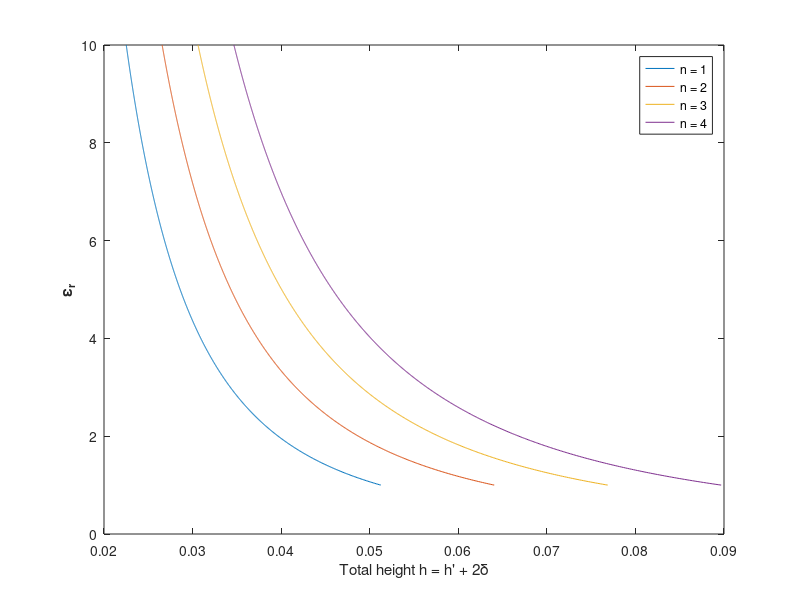

MATLAB code for this plot:
clear all
close all
%% Eqs
% k0*(n/N)*sin(theta)+(n*m*2*pi)/N + pi = k0*sqrt(eps_r(n))*(h-2delt)
% where 
% n = is a slice of constant er
% N = number of slices per cell
% m = multiples of 2pi
% h = height of lens + 2*matching layers
% sin(theta) = angle off zenith
% LHS pi = decribes the phase effect of matching layer (180deg)


%%  CONSTANTS
eps_0 = 8.85*10^(-12); %permittivity
eps_air = 1.0006;
mu_0 = 1; %permeability
c = 299792458;
f = 5.85e9;
lam0 = c/f;
k0 = (2*pi)/lam0;
N = 4;
er = linspace(1,10,1000);
er = er';
m_max = 10;
n = 1:4;
phi = 2*pi;


%% setting up vectors
er_mat = repmat( er, size(n));
n_mat = repmat(n, 1000, 1);

% Set up height struct
h.m = struct('v',{});
for m = 0:m_max
    h.m{m+1} = (((phi*m+(2*pi).*n_mat))./(N.*(k0*sqrt(er_mat))))+(lam0./(2*(er_mat).^(1/4)));
end

% for m = 0:m_max
%     h.m{m+1} = (k0*(lam0/2)*er_mat.^(1/4)+k0*(lam0*n_mat)/4+(2*pi.*n_mat*m)/N + pi)./(k0*sqrt(er_ mat));
% end

%% Plots visualizing h vs er_n at various multiples of m

figure
plot(h.m{2}, er_mat)
legend('n = 1','n = 2','n = 3','n = 4')
xlabel('Total height h = h'' + 2\delta')
ylabel('\bf\epsilon_r')

%% Find ern from given height
% Height is obsevered as valid from plot
%EXAMPLE: THIS GETS er_n FOR 6.5cm, at m = 0
h_t = .035; %Total structure height
tmp = abs(h.m{2}-h_t);
[~,index] = min(tmp);
er_n = er_mat(index);
er_m = sqrt(er_n);

%% Calculate lens layer height
% h_t = total height
% delt = height of the matching layers (2)
% h_p = height of the lens sans matching layer
delt = zeros(1,4);
for ii = n
    delt(ii) = lam0/(4*er_n(ii)^(1/4));
end
h_p = h_t*ones(1,4) - 2.*(delt);

